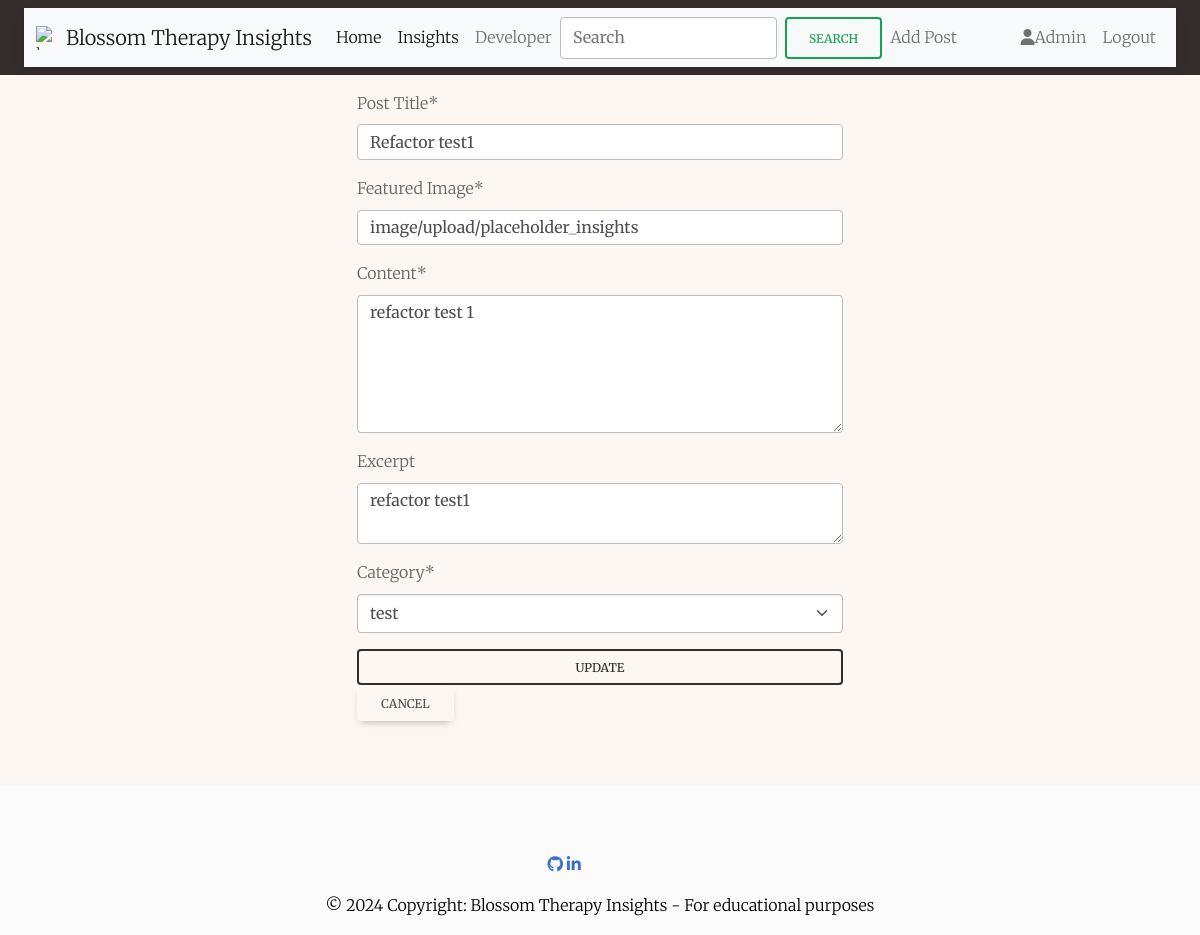
/insight/refactor-test1/update/ (signed in), run on an earlier commit of the app's database.
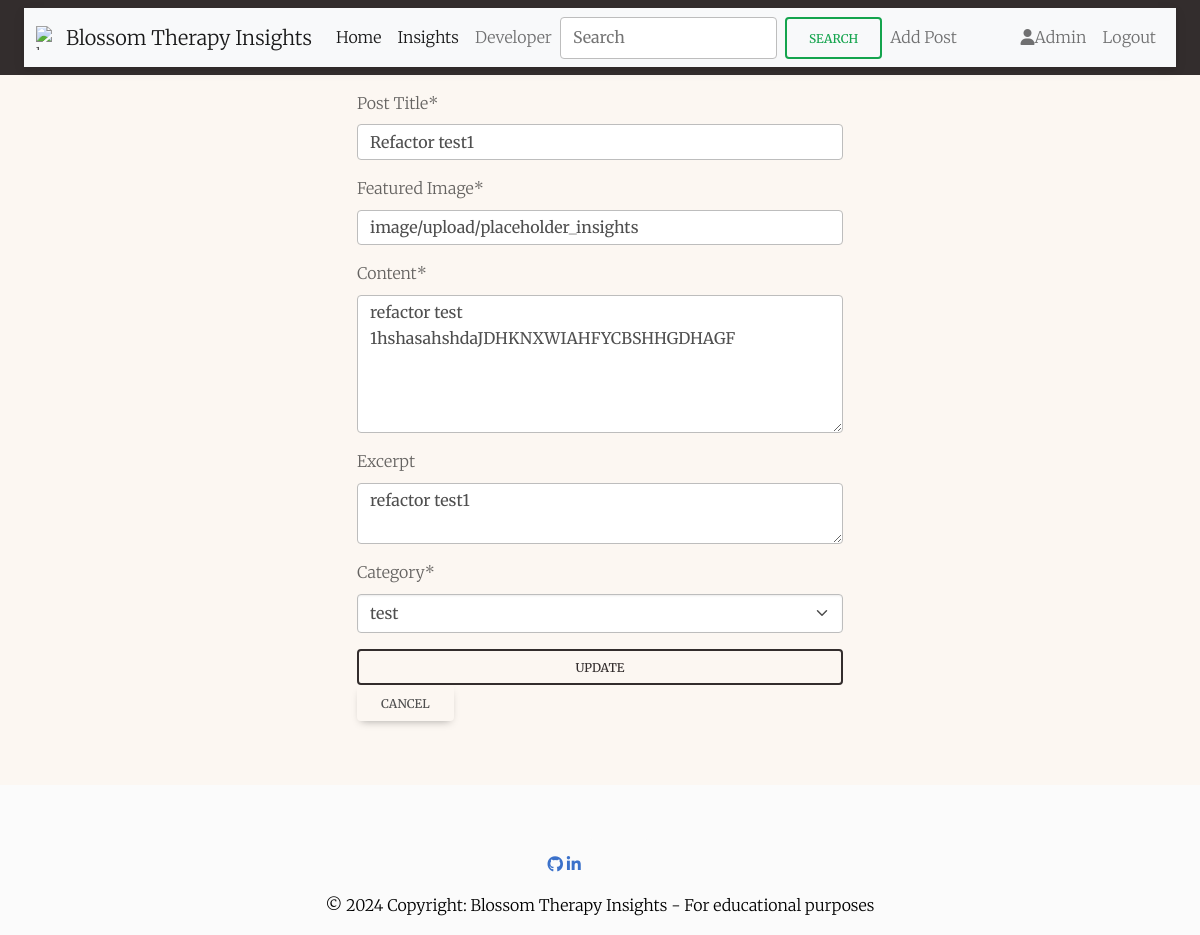
And on a later commit of the database.
### blossom_main/models.py (models this page shows, shortened)
class Post(models.Model):
    STATUS_CHOICES = (
        (0, 'Draft'),
        (1, 'Published')
    )
    title = models.CharField(max_length=200, unique=True)
    slug = models.SlugField(max_length=200, unique=True)
    author = models.ForeignKey(User, on_delete=models.CASCADE, related_name='posts')
    featured_image = CloudinaryField('image', default='placeholder_insights')
    content = models.TextField()
    created_on = models.DateTimeField(auto_now_add=True)
    updated_on = models.DateTimeField(auto_now=True)
    status = models.IntegerField(choices=STATUS_CHOICES, default=0)
    excerpt = models.TextField(blank=True, null=True)
    category = models.ForeignKey(Category, on_delete=models.CASCADE)
    likes_count = models.IntegerField(default=0)
    favourites_count = models.IntegerField(default=0)
    class Meta:
        ordering = ["-created_on"]

### blossom_main/views.py (the view, shortened to what this page needs)
class InsightUpdateView(
        LoginRequiredMixin, UserPassesTestMixin, SuccessMessageMixin, generic.UpdateView):
    model = Post
    form_class = InsightForm
    template_name = "includes/insight_update.html"
    success_message = "%(calculated_field)s was edited successfully"
    def test_func(self):
        post = self.get_object()
        return self.request.user == post.author or self.request.user.is_superuser

### blossom_main/forms.py
class InsightForm(forms.ModelForm):
    class Meta:
        model = Post
        fields = ['title', 'featured_image', 'content', 'excerpt', 'category']
        widgets = {
            'content': forms.Textarea(attrs={'rows': 5}),
            'excerpt': forms.Textarea(attrs={'rows': 2}),
        }
        labels = {
            'title': 'Post Title',
            'category': 'Category',
            'featured_image': 'Featured Image',
            'excerpt': 'Excerpt',
            'content': 'Content',
        }

### blossom_main/models.py (called while the page is built)
    def __str__(self):
        return f"{self.name}"

### templates/includes/insight_update.html (shortened to what this page needs)
{% extends 'base.html' %}
{% load crispy_forms_tags %}
{% block content %}
<div class="row justify-content-center mt-3 mb-5">
    <div class="col-md-5 col-sm-12">
        {% load cloudinary %}
        <form method="POST" enctype="multipart/form-data">
            {{ form | crispy }}
            <div class="d-grid gap-2">
                <button type="submit" class="btn btn-outline-dark">Update</button>
            </div>
        </form>
        <a class="btn" href="{% url 'insight-details' post.slug %}">Cancel</a>
    </div>
</div>
{% endblock %}

### templates/base.html (shortened to what this page needs)
{% load static %}
{% load cloudinary %}
{% url 'account_login' as login_url %}
{% url 'account_signup' as signup_url %}
{% url 'account_logout' as logout_url %}
<!DOCTYPE html>
<html lang="en">
    <head>
        <link
            href="https://cdn.jsdelivr.net/npm/bootstrap@5.3.3/dist/css/bootstrap.min.css"
            rel="stylesheet"
>
            <link rel="stylesheet" href="https://cdnjs.cloudflare.com/ajax/libs/mdb-ui-kit/6.1.0/mdb.min.css">
        <link rel="stylesheet"
            href="{% static 'css/styles.css' %}">
    </head>
    <body class="d-flex flex-column h-100">
        <header class="bg-dark py-2 px-4">
            <nav
                class="navbar navbar-expand-lg bg-body-tertiary bg-body-tertiary">
                <div class="container-fluid"
                    <a class="navbar-brand" href="{% url 'home' %}">
                    <img src=""
                        alt="logo" width="30" height="24">
                <a class="navbar-brand" href="{% url 'home' %}">Blossom Therapy Insights</a>
                <div class="collapse navbar-collapse"
                    id="navbarSupportedContent">
                    <ul class="navbar-nav me-auto mb-2 mb-lg-0">
                        <li class="nav-item">
                            <a class="nav-link active" aria-current="page"
                            href="{% url 'home' %}">Home</a>
                        </li>
                        <li class="nav-item">
                            <a class="nav-link active" aria-current="page"
                            href="{% url 'insights' %}">Insights</a>
                        </li>
                        <li class="nav-item">
                            <a class="nav-link" href="href=" {% url 'developer'
                                %}>Developer</a>
                        </li>
                        <form class="d-flex" role="search">
                            <input class="form-control me-2" type="search"
                                placeholder="Search" aria-label="Search">
                            <button class="btn btn-outline-success"
                                type="submit">Search</button>
                        </form>
                        {% if user.is_authenticated %}
                        <li class="nav-item">
                            <a class="nav-link" href="{% url 'add-insight' %}">Add
                                Post</a>
                        </li>
                        {% endif %}
                    </ul>
                    <ul class="navbar-nav mb-2 mb-lg-0">
                        {% if user.is_authenticated %}
                        <li class="nav-item">
                            <a
                                class="nav-link text-capitalize"
                                href="{% url 'profile' user.username %}"><i
                                    class="fa-solid fa-user"></i>{{ user }}</a>
                        </li>
                        <li class="nav-item">
                            <a class="nav-link"
                                href="{% url 'account_logout' %}">Logout</a>
                        </li>
                        {% endif %}
                    </div>
                </nav>
            </header>
            <main class="flex-shrink-0 main-bg">
                {% block content %}{% endblock content %}
            </main>
            <footer class="bg-light text-center text-black mt-3">
                <div class="container pb-4 mb-4"></div>
                <a href="https://github.com/Indre-V" target="_blank"
                    aria-label="Go to Github page of developer.">
                    <i class="fa-brands fa-github"></i></a>
                <a href="https://www.linkedin.com/in/indre-vilickaite/"
                    target="_blank"
                    aria-label="Go to LinkedIn page of developer.">
                    <i class="fa-brands fa-linkedin-in"></i></a>
                <a
                    class="btn btn-outline-light m-1 email"
                    href="mailto:indre.vilickaite@gmail.com"
                    role="button"
                    aria-label="Email the developer">
                    <i class="fa fa-envelope"></i>
                </a>
                <div class="text-center p-3"">
                    © 2024 Copyright: Blossom Therapy Insights - For educational
                    purposes
                </div>
            </footer>
        </body>
    </html>

### static/css/styles.css (style rules this page uses)
:root { --primary-color: #FF6347; --secondary-color: #4682B4; --accent-color: #FFD700; --peach-puff: #FFDAB9; --powder-blue: #B0E0E6; --background-color: #ffffff; --text-color: #222020; --floral-white: #FCF7F2; --ivory: #FFFFF0; --sea-green: #2E8B57; --coral: #FF7F50; --light-gray: #D3D3D3; }
body { font-family: 'Merriweather', sans-serif; font-weight: 300; background-color: #FCF7F2; }

What changed in the data, as far as the page shows it:
changed Post "Refactor test1": content "refactor test 1" → "refactor test 1hshasahshdaJDHKNXWIAHFYCBSHHGDHAGF"
